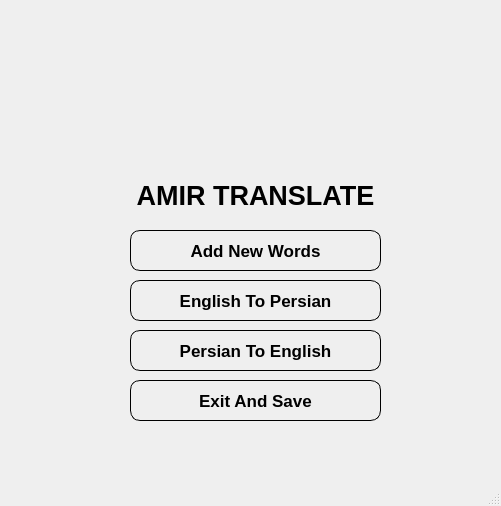
<?xml version="1.0" encoding="UTF-8"?>
<ui version="4.0">
 <class>menu</class>
 <widget class="QMainWindow" name="menu">
  <property name="geometry">
   <rect>
    <x>0</x>
    <y>0</y>
    <width>501</width>
    <height>506</height>
   </rect>
  </property>
  <property name="windowTitle">
   <string>menu</string>
  </property>
  <widget class="QWidget" name="centralwidget">
   <widget class="QLabel" name="label">
    <property name="geometry">
     <rect>
      <x>200</x>
      <y>60</y>
      <width>111</width>
      <height>111</height>
     </rect>
    </property>
    <property name="styleSheet">
     <string notr="true">background-image:url(images/translate-icon.png);  background-repeat: no-repeat, repeat;
</string>
    </property>
    <property name="text">
     <string/>
    </property>
   </widget>
   <widget class="QLabel" name="label_2">
    <property name="geometry">
     <rect>
      <x>120</x>
      <y>160</y>
      <width>271</width>
      <height>71</height>
     </rect>
    </property>
    <property name="font">
     <font>
      <pointsize>20</pointsize>
      <bold>true</bold>
     </font>
    </property>
    <property name="text">
     <string>AMIR TRANSLATE</string>
    </property>
    <property name="alignment">
     <set>Qt::AlignCenter</set>
    </property>
   </widget>
   <widget class="QPushButton" name="btn_add">
    <property name="geometry">
     <rect>
      <x>130</x>
      <y>230</y>
      <width>251</width>
      <height>41</height>
     </rect>
    </property>
    <property name="font">
     <font>
      <pointsize>13</pointsize>
      <bold>true</bold>
     </font>
    </property>
    <property name="styleSheet">
     <string notr="true">border-radius:10px;border:1px solid #000</string>
    </property>
    <property name="text">
     <string>Add New Words</string>
    </property>
   </widget>
   <widget class="QPushButton" name="btn_entope">
    <property name="geometry">
     <rect>
      <x>130</x>
      <y>280</y>
      <width>251</width>
      <height>41</height>
     </rect>
    </property>
    <property name="font">
     <font>
      <pointsize>13</pointsize>
      <bold>true</bold>
     </font>
    </property>
    <property name="styleSheet">
     <string notr="true">border-radius:10px;border:1px solid #000</string>
    </property>
    <property name="text">
     <string>English To Persian</string>
    </property>
   </widget>
   <widget class="QPushButton" name="btn_petoen">
    <property name="geometry">
     <rect>
      <x>130</x>
      <y>330</y>
      <width>251</width>
      <height>41</height>
     </rect>
    </property>
    <property name="font">
     <font>
      <pointsize>13</pointsize>
      <bold>true</bold>
     </font>
    </property>
    <property name="styleSheet">
     <string notr="true">border-radius:10px;border:1px solid #000</string>
    </property>
    <property name="text">
     <string>Persian To English</string>
    </property>
   </widget>
   <widget class="QPushButton" name="btn_exit">
    <property name="geometry">
     <rect>
      <x>130</x>
      <y>380</y>
      <width>251</width>
      <height>41</height>
     </rect>
    </property>
    <property name="font">
     <font>
      <pointsize>13</pointsize>
      <bold>true</bold>
     </font>
    </property>
    <property name="styleSheet">
     <string notr="true">border-radius:10px;border:1px solid #000</string>
    </property>
    <property name="text">
     <string>Exit And Save</string>
    </property>
   </widget>
  </widget>
  <widget class="QMenuBar" name="menubar">
   <property name="geometry">
    <rect>
     <x>0</x>
     <y>0</y>
     <width>501</width>
     <height>22</height>
    </rect>
   </property>
  </widget>
  <widget class="QStatusBar" name="statusbar"/>
 </widget>
 <resources/>
 <connections/>
</ui>
